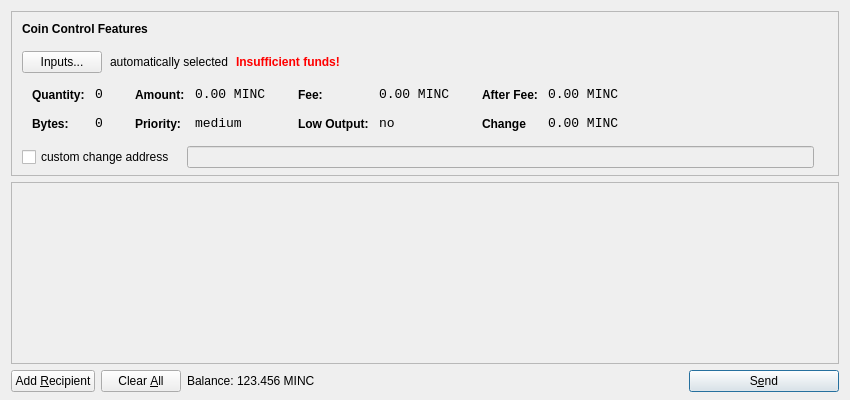
<?xml version="1.0" encoding="UTF-8"?>
<ui version="4.0">
 <class>SendCoinsDialog</class>
 <widget class="QDialog" name="SendCoinsDialog">
  <property name="geometry">
   <rect>
    <x>0</x>
    <y>0</y>
    <width>850</width>
    <height>400</height>
   </rect>
  </property>
  <property name="windowTitle">
   <string>Send Coins</string>
  </property>
  <layout class="QVBoxLayout" name="verticalLayout" stretch="0,1,0">
   <property name="bottomMargin">
    <number>8</number>
   </property>
   <item>
    <widget class="QFrame" name="frameCoinControl">
     <property name="sizePolicy">
      <sizepolicy hsizetype="Expanding" vsizetype="Expanding">
       <horstretch>0</horstretch>
       <verstretch>0</verstretch>
      </sizepolicy>
     </property>
     <property name="maximumSize">
      <size>
       <width>16777215</width>
       <height>16777215</height>
      </size>
     </property>
     <property name="frameShape">
      <enum>QFrame::StyledPanel</enum>
     </property>
     <property name="frameShadow">
      <enum>QFrame::Sunken</enum>
     </property>
     <layout class="QVBoxLayout" name="verticalLayoutCoinControl2">
      <property name="spacing">
       <number>-1</number>
      </property>
      <property name="leftMargin">
       <number>0</number>
      </property>
      <property name="topMargin">
       <number>0</number>
      </property>
      <property name="rightMargin">
       <number>0</number>
      </property>
      <property name="bottomMargin">
       <number>6</number>
      </property>
      <item>
       <layout class="QVBoxLayout" name="verticalLayoutCoinControl" stretch="0,0,0,0,1">
        <property name="spacing">
         <number>0</number>
        </property>
        <property name="leftMargin">
         <number>10</number>
        </property>
        <property name="topMargin">
         <number>10</number>
        </property>
        <item>
         <layout class="QHBoxLayout" name="horizontalLayoutCoinControl1">
          <property name="bottomMargin">
           <number>15</number>
          </property>
          <item>
           <widget class="QLabel" name="labelCoinControlFeatures">
            <property name="sizePolicy">
             <sizepolicy hsizetype="Preferred" vsizetype="Maximum">
              <horstretch>0</horstretch>
              <verstretch>0</verstretch>
             </sizepolicy>
            </property>
            <property name="font">
             <font>
              <weight>75</weight>
              <bold>true</bold>
             </font>
            </property>
            <property name="styleSheet">
             <string notr="true">font-weight:bold;</string>
            </property>
            <property name="text">
             <string>Coin Control Features</string>
            </property>
           </widget>
          </item>
         </layout>
        </item>
        <item>
         <layout class="QHBoxLayout" name="horizontalLayoutCoinControl2" stretch="0,0,0,0">
          <property name="spacing">
           <number>8</number>
          </property>
          <property name="bottomMargin">
           <number>10</number>
          </property>
          <item>
           <widget class="QPushButton" name="pushButtonCoinControl">
            <property name="styleSheet">
             <string notr="true"/>
            </property>
            <property name="text">
             <string>Inputs...</string>
            </property>
           </widget>
          </item>
          <item>
           <widget class="QLabel" name="labelCoinControlAutomaticallySelected">
            <property name="text">
             <string>automatically selected</string>
            </property>
            <property name="margin">
             <number>5</number>
            </property>
           </widget>
          </item>
          <item>
           <widget class="QLabel" name="labelCoinControlInsuffFunds">
            <property name="font">
             <font>
              <weight>75</weight>
              <bold>true</bold>
             </font>
            </property>
            <property name="styleSheet">
             <string notr="true">color:red;font-weight:bold;</string>
            </property>
            <property name="text">
             <string>Insufficient funds!</string>
            </property>
            <property name="margin">
             <number>5</number>
            </property>
           </widget>
          </item>
          <item>
           <spacer name="horizontalSpacerCoinControl">
            <property name="orientation">
             <enum>Qt::Horizontal</enum>
            </property>
            <property name="sizeHint" stdset="0">
             <size>
              <width>40</width>
              <height>1</height>
             </size>
            </property>
           </spacer>
          </item>
         </layout>
        </item>
        <item>
         <widget class="QWidget" name="widgetCoinControl" native="true">
          <property name="sizePolicy">
           <sizepolicy hsizetype="Preferred" vsizetype="Preferred">
            <horstretch>0</horstretch>
            <verstretch>0</verstretch>
           </sizepolicy>
          </property>
          <property name="minimumSize">
           <size>
            <width>0</width>
            <height>0</height>
           </size>
          </property>
          <property name="styleSheet">
           <string notr="true"/>
          </property>
          <layout class="QHBoxLayout" name="horizontalLayoutCoinControl5">
           <property name="margin">
            <number>0</number>
           </property>
           <item>
            <layout class="QHBoxLayout" name="horizontalLayoutCoinControl3" stretch="0,0,0,1">
             <property name="spacing">
              <number>20</number>
             </property>
             <property name="topMargin">
              <number>0</number>
             </property>
             <property name="bottomMargin">
              <number>10</number>
             </property>
             <item>
              <layout class="QFormLayout" name="formLayoutCoinControl1">
               <property name="horizontalSpacing">
                <number>10</number>
               </property>
               <property name="verticalSpacing">
                <number>14</number>
               </property>
               <property name="leftMargin">
                <number>10</number>
               </property>
               <property name="topMargin">
                <number>4</number>
               </property>
               <property name="rightMargin">
                <number>6</number>
               </property>
               <item row="0" column="0">
                <widget class="QLabel" name="labelCoinControlQuantityText">
                 <property name="styleSheet">
                  <string notr="true">font-weight:bold;</string>
                 </property>
                 <property name="text">
                  <string>Quantity:</string>
                 </property>
                 <property name="margin">
                  <number>0</number>
                 </property>
                </widget>
               </item>
               <item row="0" column="1">
                <widget class="QLabel" name="labelCoinControlQuantity">
                 <property name="font">
                  <font>
                   <family>Monospace</family>
                   <pointsize>10</pointsize>
                  </font>
                 </property>
                 <property name="cursor">
                  <cursorShape>IBeamCursor</cursorShape>
                 </property>
                 <property name="contextMenuPolicy">
                  <enum>Qt::ActionsContextMenu</enum>
                 </property>
                 <property name="text">
                  <string>0</string>
                 </property>
                 <property name="margin">
                  <number>0</number>
                 </property>
                 <property name="textInteractionFlags">
                  <set>Qt::LinksAccessibleByMouse|Qt::TextSelectableByKeyboard|Qt::TextSelectableByMouse</set>
                 </property>
                </widget>
               </item>
               <item row="1" column="0">
                <widget class="QLabel" name="labelCoinControlBytesText">
                 <property name="styleSheet">
                  <string notr="true">font-weight:bold;</string>
                 </property>
                 <property name="text">
                  <string>Bytes:</string>
                 </property>
                </widget>
               </item>
               <item row="1" column="1">
                <widget class="QLabel" name="labelCoinControlBytes">
                 <property name="font">
                  <font>
                   <family>Monospace</family>
                   <pointsize>10</pointsize>
                  </font>
                 </property>
                 <property name="cursor">
                  <cursorShape>IBeamCursor</cursorShape>
                 </property>
                 <property name="contextMenuPolicy">
                  <enum>Qt::ActionsContextMenu</enum>
                 </property>
                 <property name="text">
                  <string>0</string>
                 </property>
                 <property name="textInteractionFlags">
                  <set>Qt::LinksAccessibleByMouse|Qt::TextSelectableByKeyboard|Qt::TextSelectableByMouse</set>
                 </property>
                </widget>
               </item>
              </layout>
             </item>
             <item>
              <layout class="QFormLayout" name="formLayoutCoinControl2">
               <property name="horizontalSpacing">
                <number>10</number>
               </property>
               <property name="verticalSpacing">
                <number>14</number>
               </property>
               <property name="leftMargin">
                <number>6</number>
               </property>
               <property name="topMargin">
                <number>4</number>
               </property>
               <property name="rightMargin">
                <number>6</number>
               </property>
               <item row="0" column="0">
                <widget class="QLabel" name="labelCoinControlAmountText">
                 <property name="styleSheet">
                  <string notr="true">font-weight:bold;</string>
                 </property>
                 <property name="text">
                  <string>Amount:</string>
                 </property>
                 <property name="margin">
                  <number>0</number>
                 </property>
                </widget>
               </item>
               <item row="0" column="1">
                <widget class="QLabel" name="labelCoinControlAmount">
                 <property name="font">
                  <font>
                   <family>Monospace</family>
                   <pointsize>10</pointsize>
                  </font>
                 </property>
                 <property name="cursor">
                  <cursorShape>IBeamCursor</cursorShape>
                 </property>
                 <property name="contextMenuPolicy">
                  <enum>Qt::ActionsContextMenu</enum>
                 </property>
                 <property name="text">
                  <string>0.00 MINC</string>
                 </property>
                 <property name="textInteractionFlags">
                  <set>Qt::LinksAccessibleByMouse|Qt::TextSelectableByKeyboard|Qt::TextSelectableByMouse</set>
                 </property>
                </widget>
               </item>
               <item row="1" column="0">
                <widget class="QLabel" name="labelCoinControlPriorityText">
                 <property name="styleSheet">
                  <string notr="true">font-weight:bold;</string>
                 </property>
                 <property name="text">
                  <string>Priority:</string>
                 </property>
                </widget>
               </item>
               <item row="1" column="1">
                <widget class="QLabel" name="labelCoinControlPriority">
                 <property name="font">
                  <font>
                   <family>Monospace</family>
                   <pointsize>10</pointsize>
                  </font>
                 </property>
                 <property name="cursor">
                  <cursorShape>IBeamCursor</cursorShape>
                 </property>
                 <property name="contextMenuPolicy">
                  <enum>Qt::ActionsContextMenu</enum>
                 </property>
                 <property name="text">
                  <string>medium</string>
                 </property>
                 <property name="textInteractionFlags">
                  <set>Qt::LinksAccessibleByMouse|Qt::TextSelectableByKeyboard|Qt::TextSelectableByMouse</set>
                 </property>
                </widget>
               </item>
              </layout>
             </item>
             <item>
              <layout class="QFormLayout" name="formLayoutCoinControl3">
               <property name="horizontalSpacing">
                <number>10</number>
               </property>
               <property name="verticalSpacing">
                <number>14</number>
               </property>
               <property name="leftMargin">
                <number>6</number>
               </property>
               <property name="topMargin">
                <number>4</number>
               </property>
               <property name="rightMargin">
                <number>6</number>
               </property>
               <item row="0" column="0">
                <widget class="QLabel" name="labelCoinControlFeeText">
                 <property name="styleSheet">
                  <string notr="true">font-weight:bold;</string>
                 </property>
                 <property name="text">
                  <string>Fee:</string>
                 </property>
                 <property name="margin">
                  <number>0</number>
                 </property>
                </widget>
               </item>
               <item row="0" column="1">
                <widget class="QLabel" name="labelCoinControlFee">
                 <property name="font">
                  <font>
                   <family>Monospace</family>
                   <pointsize>10</pointsize>
                  </font>
                 </property>
                 <property name="cursor">
                  <cursorShape>IBeamCursor</cursorShape>
                 </property>
                 <property name="contextMenuPolicy">
                  <enum>Qt::ActionsContextMenu</enum>
                 </property>
                 <property name="text">
                  <string>0.00 MINC</string>
                 </property>
                 <property name="textInteractionFlags">
                  <set>Qt::LinksAccessibleByMouse|Qt::TextSelectableByKeyboard|Qt::TextSelectableByMouse</set>
                 </property>
                </widget>
               </item>
               <item row="1" column="0">
                <widget class="QLabel" name="labelCoinControlLowOutputText">
                 <property name="styleSheet">
                  <string notr="true">font-weight:bold;</string>
                 </property>
                 <property name="text">
                  <string>Low Output:</string>
                 </property>
                </widget>
               </item>
               <item row="1" column="1">
                <widget class="QLabel" name="labelCoinControlLowOutput">
                 <property name="font">
                  <font>
                   <family>Monospace</family>
                   <pointsize>10</pointsize>
                  </font>
                 </property>
                 <property name="cursor">
                  <cursorShape>IBeamCursor</cursorShape>
                 </property>
                 <property name="contextMenuPolicy">
                  <enum>Qt::ActionsContextMenu</enum>
                 </property>
                 <property name="text">
                  <string>no</string>
                 </property>
                 <property name="textInteractionFlags">
                  <set>Qt::LinksAccessibleByMouse|Qt::TextSelectableByKeyboard|Qt::TextSelectableByMouse</set>
                 </property>
                </widget>
               </item>
              </layout>
             </item>
             <item>
              <layout class="QFormLayout" name="formLayoutCoinControl4">
               <property name="horizontalSpacing">
                <number>10</number>
               </property>
               <property name="verticalSpacing">
                <number>14</number>
               </property>
               <property name="leftMargin">
                <number>6</number>
               </property>
               <property name="topMargin">
                <number>4</number>
               </property>
               <property name="rightMargin">
                <number>6</number>
               </property>
               <item row="0" column="0">
                <widget class="QLabel" name="labelCoinControlAfterFeeText">
                 <property name="styleSheet">
                  <string notr="true">font-weight:bold;</string>
                 </property>
                 <property name="text">
                  <string>After Fee:</string>
                 </property>
                 <property name="margin">
                  <number>0</number>
                 </property>
                </widget>
               </item>
               <item row="0" column="1">
                <widget class="QLabel" name="labelCoinControlAfterFee">
                 <property name="font">
                  <font>
                   <family>Monospace</family>
                   <pointsize>10</pointsize>
                  </font>
                 </property>
                 <property name="cursor">
                  <cursorShape>IBeamCursor</cursorShape>
                 </property>
                 <property name="contextMenuPolicy">
                  <enum>Qt::ActionsContextMenu</enum>
                 </property>
                 <property name="text">
                  <string>0.00 MINC</string>
                 </property>
                 <property name="textInteractionFlags">
                  <set>Qt::LinksAccessibleByMouse|Qt::TextSelectableByKeyboard|Qt::TextSelectableByMouse</set>
                 </property>
                </widget>
               </item>
               <item row="1" column="0">
                <widget class="QLabel" name="labelCoinControlChangeText">
                 <property name="styleSheet">
                  <string notr="true">font-weight:bold;</string>
                 </property>
                 <property name="text">
                  <string>Change</string>
                 </property>
                </widget>
               </item>
               <item row="1" column="1">
                <widget class="QLabel" name="labelCoinControlChange">
                 <property name="font">
                  <font>
                   <family>Monospace</family>
                   <pointsize>10</pointsize>
                  </font>
                 </property>
                 <property name="cursor">
                  <cursorShape>IBeamCursor</cursorShape>
                 </property>
                 <property name="contextMenuPolicy">
                  <enum>Qt::ActionsContextMenu</enum>
                 </property>
                 <property name="text">
                  <string>0.00 MINC</string>
                 </property>
                 <property name="textInteractionFlags">
                  <set>Qt::LinksAccessibleByMouse|Qt::TextSelectableByKeyboard|Qt::TextSelectableByMouse</set>
                 </property>
                </widget>
               </item>
              </layout>
             </item>
            </layout>
           </item>
          </layout>
         </widget>
        </item>
        <item>
         <layout class="QHBoxLayout" name="horizontalLayoutCoinControl4" stretch="0,0,0">
          <property name="spacing">
           <number>12</number>
          </property>
          <property name="sizeConstraint">
           <enum>QLayout::SetDefaultConstraint</enum>
          </property>
          <property name="topMargin">
           <number>5</number>
          </property>
          <property name="rightMargin">
           <number>5</number>
          </property>
          <item>
           <widget class="QCheckBox" name="checkBoxCoinControlChange">
            <property name="text">
             <string>custom change address</string>
            </property>
           </widget>
          </item>
          <item>
           <widget class="QLineEdit" name="lineEditCoinControlChange">
            <property name="enabled">
             <bool>false</bool>
            </property>
            <property name="sizePolicy">
             <sizepolicy hsizetype="Expanding" vsizetype="Fixed">
              <horstretch>0</horstretch>
              <verstretch>0</verstretch>
             </sizepolicy>
            </property>
           </widget>
          </item>
          <item>
           <widget class="QLabel" name="labelCoinControlChangeLabel">
            <property name="sizePolicy">
             <sizepolicy hsizetype="Preferred" vsizetype="Expanding">
              <horstretch>0</horstretch>
              <verstretch>0</verstretch>
             </sizepolicy>
            </property>
            <property name="minimumSize">
             <size>
              <width>0</width>
              <height>0</height>
             </size>
            </property>
            <property name="text">
             <string/>
            </property>
            <property name="margin">
             <number>3</number>
            </property>
           </widget>
          </item>
         </layout>
        </item>
        <item>
         <spacer name="verticalSpacerCoinControl">
          <property name="orientation">
           <enum>Qt::Vertical</enum>
          </property>
          <property name="sizeHint" stdset="0">
           <size>
            <width>800</width>
            <height>1</height>
           </size>
          </property>
         </spacer>
        </item>
       </layout>
      </item>
     </layout>
    </widget>
   </item>
   <item>
    <widget class="QScrollArea" name="scrollArea">
     <property name="widgetResizable">
      <bool>true</bool>
     </property>
     <widget class="QWidget" name="scrollAreaWidgetContents">
      <property name="geometry">
       <rect>
        <x>0</x>
        <y>0</y>
        <width>830</width>
        <height>165</height>
       </rect>
      </property>
      <layout class="QVBoxLayout" name="verticalLayout_2">
       <property name="margin">
        <number>0</number>
       </property>
       <item>
        <layout class="QVBoxLayout" name="entries">
         <property name="spacing">
          <number>6</number>
         </property>
        </layout>
       </item>
       <item>
        <spacer name="verticalSpacer">
         <property name="orientation">
          <enum>Qt::Vertical</enum>
         </property>
         <property name="sizeHint" stdset="0">
          <size>
           <width>20</width>
           <height>40</height>
          </size>
         </property>
        </spacer>
       </item>
      </layout>
     </widget>
    </widget>
   </item>
   <item>
    <layout class="QHBoxLayout" name="horizontalLayout">
     <item>
      <widget class="QPushButton" name="addButton">
       <property name="toolTip">
        <string>Send to multiple recipients at once</string>
       </property>
       <property name="text">
        <string>Add &amp;Recipient</string>
       </property>
       <property name="icon">
        <iconset resource="../bitcoin.qrc">
         <normaloff>:/icons/add</normaloff>:/icons/add</iconset>
       </property>
       <property name="autoDefault">
        <bool>false</bool>
       </property>
      </widget>
     </item>
     <item>
      <widget class="QPushButton" name="clearButton">
       <property name="sizePolicy">
        <sizepolicy hsizetype="Minimum" vsizetype="Fixed">
         <horstretch>0</horstretch>
         <verstretch>0</verstretch>
        </sizepolicy>
       </property>
       <property name="toolTip">
        <string>Remove all transaction fields</string>
       </property>
       <property name="text">
        <string>Clear &amp;All</string>
       </property>
       <property name="icon">
        <iconset resource="../bitcoin.qrc">
         <normaloff>:/icons/remove</normaloff>:/icons/remove</iconset>
       </property>
       <property name="autoRepeatDelay">
        <number>300</number>
       </property>
       <property name="autoDefault">
        <bool>false</bool>
       </property>
      </widget>
     </item>
     <item>
      <layout class="QHBoxLayout" name="horizontalLayout_2">
       <property name="spacing">
        <number>3</number>
       </property>
       <item>
        <widget class="QLabel" name="label">
         <property name="sizePolicy">
          <sizepolicy hsizetype="Preferred" vsizetype="Fixed">
           <horstretch>0</horstretch>
           <verstretch>0</verstretch>
          </sizepolicy>
         </property>
         <property name="text">
          <string>Balance:</string>
         </property>
        </widget>
       </item>
       <item>
        <widget class="QLabel" name="labelBalance">
         <property name="sizePolicy">
          <sizepolicy hsizetype="Preferred" vsizetype="Fixed">
           <horstretch>0</horstretch>
           <verstretch>0</verstretch>
          </sizepolicy>
         </property>
         <property name="cursor">
          <cursorShape>IBeamCursor</cursorShape>
         </property>
         <property name="text">
          <string>123.456 MINC</string>
         </property>
         <property name="textInteractionFlags">
          <set>Qt::LinksAccessibleByMouse|Qt::TextSelectableByKeyboard|Qt::TextSelectableByMouse</set>
         </property>
        </widget>
       </item>
      </layout>
     </item>
     <item>
      <spacer name="horizontalSpacer">
       <property name="orientation">
        <enum>Qt::Horizontal</enum>
       </property>
       <property name="sizeHint" stdset="0">
        <size>
         <width>40</width>
         <height>20</height>
        </size>
       </property>
      </spacer>
     </item>
     <item>
      <widget class="QPushButton" name="sendButton">
       <property name="minimumSize">
        <size>
         <width>150</width>
         <height>0</height>
        </size>
       </property>
       <property name="toolTip">
        <string>Confirm the send action</string>
       </property>
       <property name="text">
        <string>S&amp;end</string>
       </property>
       <property name="icon">
        <iconset resource="../bitcoin.qrc">
         <normaloff>:/icons/send</normaloff>:/icons/send</iconset>
       </property>
       <property name="default">
        <bool>true</bool>
       </property>
      </widget>
     </item>
    </layout>
   </item>
  </layout>
 </widget>
 <resources>
  <include location="../bitcoin.qrc"/>
 </resources>
 <connections/>
</ui>
